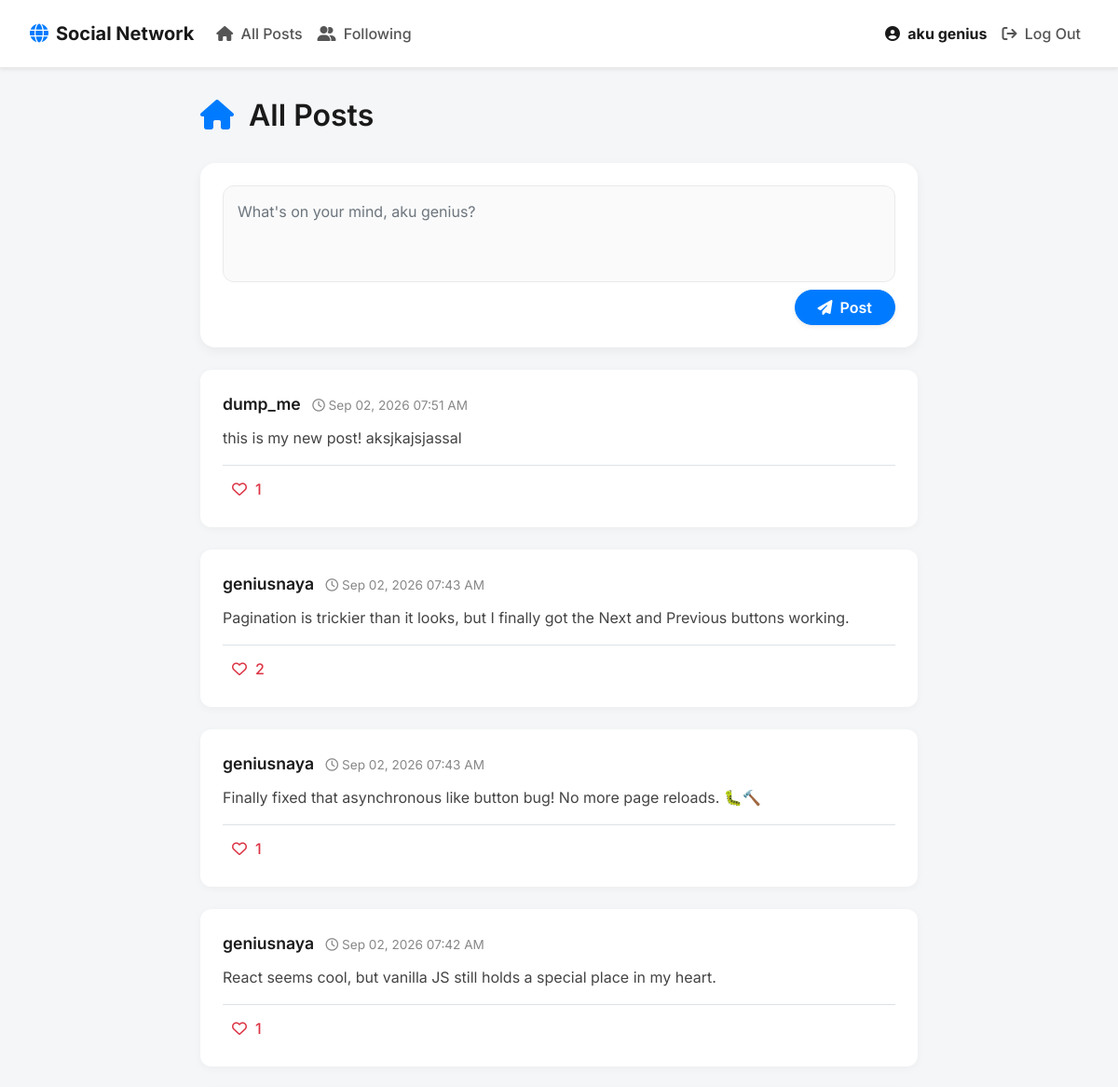
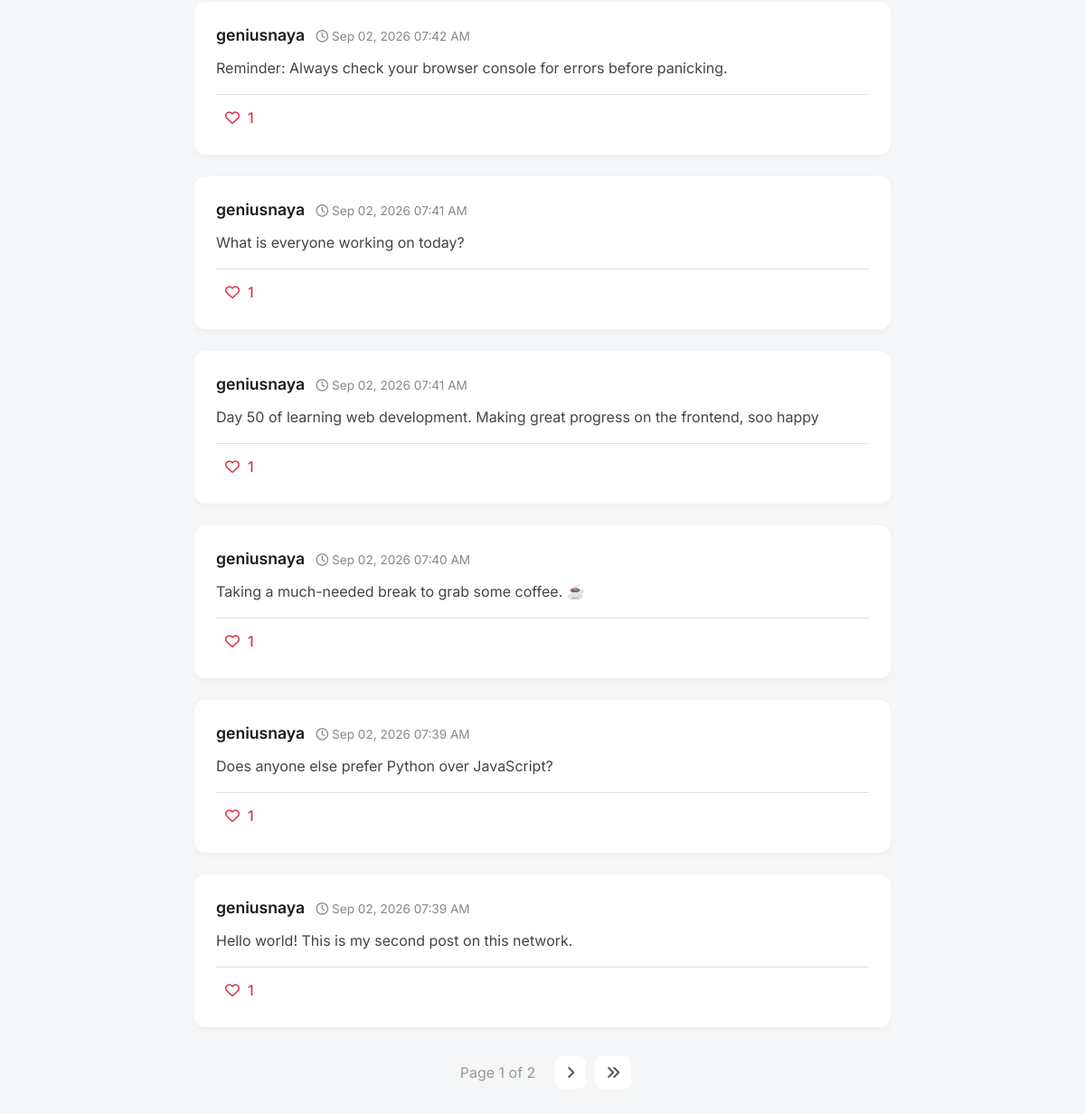
Screenshot of / (signed in) with the database file from the repository (2 pictures, top to bottom).
### network/models.py (models this page shows)
class User(AbstractUser):
    pass

class Post(models.Model):
    author = models.ForeignKey(
        User, on_delete = models.CASCADE, related_name="posts"
    )
    content = models.TextField()
    timestamp = models.DateTimeField(auto_now_add=True)
    likes = models.ManyToManyField(
        User, blank = True, related_name = "liked_posts"
    )

### network/views.py (the view)
# urls.py: path("", views.index, name="index"),
def index(request):
    posts = Post.objects.all().order_by("-timestamp")
    paginator = Paginator(posts, 10)
    page_number = request.GET.get('page')
    page_obj = paginator.get_page(page_number)
    return render(request, "network/index.html", {
        "page_obj": page_obj
    })

### network/templates/network/index.html (shortened to what this page needs)
{% extends "network/layout.html" %}
{% block body %}
    <div class="mb-4 d-flex justify-content-between align-items-center">
        <h2><i class="fa-solid fa-house text-primary mr-2"></i> All Posts</h2>
    </div>
    {% if user.is_authenticated %}
        <div class="card new-post-card mb-4">
            <div class="card-body">
                <form action="{% url 'new_post' %}" method="post">
                    <div class="form-group mb-2">
                        <textarea class="form-control" name="content" rows="3" placeholder="What's on your mind, {{ user.username }}?"></textarea>
                    </div>
                    <div class="text-right">
                        <button type="submit" class="btn btn-primary px-4 shadow-sm"><i class="fa-solid fa-paper-plane mr-1"></i> Post</button>
                    </div>
                </form>
            </div>
        </div>
    {% endif %}
    <div id="posts-container">
        {% include "network/posts.html" %}
    </div>
{% endblock %}

### network/templates/network/layout.html (shortened to what this page needs)
{% load static %}
<!DOCTYPE html>
<html lang="en">
    <head>
        <link rel="stylesheet" href="https://cdnjs.cloudflare.com/ajax/libs/font-awesome/6.4.0/css/all.min.css">
        <link rel="stylesheet" href="https://stackpath.bootstrapcdn.com/bootstrap/4.4.1/css/bootstrap.min.css">
        <link href="{% static 'network/styles.css' %}" rel="stylesheet">
    </head>
    <body>
        <nav class="navbar navbar-expand-lg navbar-light bg-white shadow-sm custom-navbar">
            <a class="navbar-brand font-weight-bold" href="{% url 'index' %}">
                <i class="fa-solid fa-globe text-primary mr-2"></i>Social Network
            </a>
            <div class="collapse navbar-collapse" id="navbarNav">
              <ul class="navbar-nav mr-auto">
                <li class="nav-item">
                  <a class="nav-link" href="{% url 'index' %}"><i class="fa-solid fa-house mr-1"></i> All Posts</a>
                </li>
                {% if user.is_authenticated %}
                    <li class="nav-item">
                        <a class="nav-link" href="{% url 'following' %}"><i class="fa-solid fa-user-group mr-1"></i> Following</a>
                    </li>
                {% endif %}
              </ul>
              <ul class="navbar-nav ml-auto">
                {% if user.is_authenticated %}
                    <li class="nav-item">
                        <a class="nav-link user-profile-link" href="{% url 'profile' user.username %}">
                            <i class="fa-solid fa-user-circle mr-1"></i> <strong>{{ user.username }}</strong>
                        </a>
                    </li>
                    <li class="nav-item">
                        <a class="nav-link text-danger" href="{% url 'logout' %}"><i class="fa-solid fa-arrow-right-from-bracket mr-1"></i> Log Out</a>
                    </li>
                {% endif %}
              </ul>
            </div>
        </nav>
        <div class="body-content">
            {% block body %}
            {% endblock %}
        </div>
    </body>
</html>

### network/templates/network/posts.html (shortened to what this page needs)
{% for post in page_obj %}
    <div class="card" data-post-id="{{ post.id }}">
        <div class="card-body">
            <div class="d-flex justify-content-between align-items-center mb-2">
                <div>
                    <a href="{% url 'profile' post.author.username %}" class="post-author">{{ post.author.username }}</a>
                    <span class="post-timestamp ml-2"><i class="fa-regular fa-clock"></i> {{ post.timestamp|date:"M d, Y h:i A" }}</span>
                </div>
            </div>
            <div class="card-text post-content">{{ post.content }}</div>
            <div class="post-likes mt-3 border-top pt-2">
                {% if user.is_authenticated %}
                    <button class="like-btn {% if user in post.likes.all %}liked{% endif %}">
                        {% if user in post.likes.all %}
                            <i class="fa-solid fa-heart text-danger"></i>
                        {% else %}
                            <i class="fa-regular fa-heart"></i>
                        {% endif %}
                        <span class="like-count ml-1">{{ post.likes.count }}</span>
                    </button>
                {% else %}
                    <div class="text-muted" style="padding: 5px 10px;">
                        <i class="fa-solid fa-heart text-danger"></i> <span class="like-count ml-1">{{ post.likes.count }}</span>
                    </div>
                {% endif %}
            </div>
        </div>
    </div>
{% empty %}
    <div class="text-center py-5">
        <i class="fa-solid fa-folder-open text-muted" style="font-size: 3rem;"></i>
        <p class="mt-3 text-muted">No posts found.</p>
    </div>
{% endfor %}
<nav aria-label="Page navigation">
    <ul class="pagination">
        <li class="page-item disabled"><span class="page-link">Page {{ page_obj.number }} of {{ page_obj.paginator.num_pages }}</span></li>
        {% if page_obj.has_next %}
            <li class="page-item"><a class="page-link" href="?page={{ page_obj.next_page_number }}"><i class="fa-solid fa-angle-right"></i></a></li>
            <li class="page-item"><a class="page-link" href="?page={{ page_obj.paginator.num_pages }}"><i class="fa-solid fa-angles-right"></i></a></li>
        {% endif %}
    </ul>
</nav>

### network/static/network/styles.css (style rules this page uses)
body { font-family: 'Inter', sans-serif; background-color: #f4f6f8; color: #333; }
h1, h2, h3, h4, h5, h6 { font-weight: 600; color: #1a1a1a; }
.custom-navbar { padding: 1rem 2rem; border-bottom: 1px solid #eaeaea; }
.custom-navbar .nav-link { font-weight: 500; color: #555 !important; transition: color 0.2s ease, transform 0.2s ease; }
.custom-navbar .user-profile-link { color: #1a1a1a !important; }
.body-content { max-width: 800px; margin: 0 auto; padding: 2rem 15px; }
.card { border: none; border-radius: 12px; background: #ffffff; box-shadow: 0 2px 8px rgba(0,0,0,0.04); transition: transform 0.3s ease, box-shadow 0.3s ease; margin-bottom: 1.5rem; }
.card-body { padding: 1.5rem; }
.post-author { font-size: 1.1rem; font-weight: 600; color: #1a1a1a; text-decoration: none; transition: color 0.2s; }
.post-timestamp { font-size: 0.85rem; color: #888; }
.post-content { font-size: 1rem; line-height: 1.6; margin-top: 10px; margin-bottom: 15px; color: #444; }
.like-btn { background: none; border: none; padding: 5px 10px; border-radius: 20px; color: #dc3545; transition: all 0.2s ease; display: flex; align-items: center; gap: 5px; font-weight: 500; }
.like-btn i { transition: transform 0.2s cubic-bezier(0.175, 0.885, 0.32, 1.275); }
.new-post-card { border-radius: 16px; box-shadow: 0 4px 12px rgba(0,0,0,0.05); }
.new-post-card textarea { border-radius: 12px; border: 1px solid #eaeaea; padding: 15px; background-color: #fafafa; transition: all 0.3s ease; resize: none; }
.new-post-card .btn-primary { border-radius: 20px; padding: 6px 20px; font-weight: 600; }
.pagination { justify-content: center; margin-top: 2rem; }
.page-link { color: #555; border: none; margin: 0 5px; border-radius: 8px !important; transition: all 0.2s ease; }
.page-item.disabled .page-link { background-color: transparent; color: #999; }

### rows the page displays
User: username "aku genius", content "What's on your mind, aku genius?"
Post: author.username "dump_me", timestamp "Sep 02, 2026 07:51 AM", content "this is my new post! aksjkajsjassal", likes.count "1"
Post: author.username "geniusnaya", timestamp "Sep 02, 2026 07:43 AM", content "Pagination is trickier than it looks, but I finally got the Next and Previous buttons working.", likes.count "2"
Post: author.username "geniusnaya", timestamp "Sep 02, 2026 07:43 AM", content "Finally fixed that asynchronous like button bug! No more page reloads. 🐛🔨", likes.count "1"
Post: author.username "geniusnaya", timestamp "Sep 02, 2026 07:42 AM", content "React seems cool, but vanilla JS still holds a special place in my heart.", likes.count "1"
Post: author.username "geniusnaya", timestamp "Sep 02, 2026 07:42 AM", content "Reminder: Always check your browser console for errors before panicking.", likes.count "1"
Post: author.username "geniusnaya", timestamp "Sep 02, 2026 07:41 AM", content "What is everyone working on today?", likes.count "1"
Post: author.username "geniusnaya", timestamp "Sep 02, 2026 07:41 AM", content "Day 50 of learning web development. Making great progress on the frontend, soo happy", likes.count "1"
Post: author.username "geniusnaya", timestamp "Sep 02, 2026 07:40 AM", content "Taking a much-needed break to grab some coffee. ☕", likes.count "1"
Post: author.username "geniusnaya", timestamp "Sep 02, 2026 07:39 AM", content "Does anyone else prefer Python over JavaScript?", likes.count "1"
Post: author.username "geniusnaya", timestamp "Sep 02, 2026 07:39 AM", content "Hello world! This is my second post on this network.", likes.count "1"

### other values shown
{{ page_obj.number }} "1"
{{ page_obj.paginator.num_pages }} "2"
